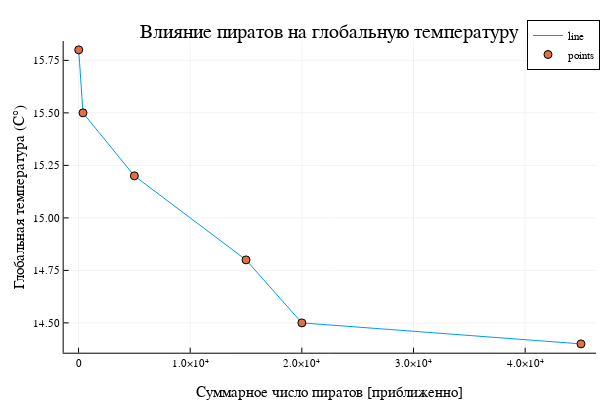

This figure's notebook cell:
### Code cell
plot(numpirates, globaltemperatures, label="line")  
scatter!(numpirates, globaltemperatures, label="points") 
xlabel!("Суммарное число пиратов [приближенно]")
ylabel!("Глобальная температура (C°)")
title!("Влияние пиратов на глобальную температуру")

### Figure 1 — Plotly figure (JSON) as saved in the notebook; plotly's stock layout.template omitted (floating-point values rounded to 4 significant figures)
{"data": [{"colorbar": {"title": ""}, "legendgroup": "line", "line": {"color": "rgba(0, 154, 250, 1.000)", "dash": "solid", "shape": "linear", "width": 1}, "mode": "lines", "name": "line", "showlegend": true, "type": "scatter", "x": [45000, 20000, 15000, 5000, 400, 17], "xaxis": "x", "y": [14.4, 14.5, 14.8, 15.2, 15.5, 15.8], "yaxis": "y", "zmax": null, "zmin": null}, {"colorbar": {"title": ""}, "legendgroup": "points", "marker": {"color": "rgba(227, 111, 71, 1.000)", "line": {"color": "rgba(0, 0, 0, 1.000)", "width": 1}, "size": 8, "symbol": "circle"}, "mode": "markers", "name": "points", "showlegend": true, "type": "scatter", "x": [45000, 20000, 15000, 5000, 400, 17], "xaxis": "x", "y": [14.4, 14.5, 14.8, 15.2, 15.5, 15.8], "yaxis": "y", "zmax": null, "zmin": null}], "layout": {"annotations": [{"font": {"color": "rgba(0, 0, 0, 1.000)", "family": "sans-serif", "size": 20}, "rotation": 0, "showarrow": false, "text": "Влияние пиратов на глобальную температуру", "x": 0.5498, "xanchor": "center", "xref": "paper", "y": 1, "yanchor": "top", "yref": "paper"}], "height": 400, "legend": {"bgcolor": "rgba(255, 255, 255, 1.000)", "bordercolor": "rgba(0, 0, 0, 1.000)", "borderwidth": 1, "font": {"color": "rgba(0, 0, 0, 1.000)", "family": "sans-serif", "size": 11}, "title": {"font": {"color": "rgba(0, 0, 0, 1.000)", "family": "sans-serif", "size": 15}, "text": ""}, "tracegroupgap": 0, "traceorder": "normal", "x": 1, "xanchor": "auto", "y": 1, "yanchor": "auto"}, "margin": {"b": 20, "l": 0, "r": 0, "t": 20}, "paper_bgcolor": "rgba(255, 255, 255, 1.000)", "plot_bgcolor": "rgba(255, 255, 255, 1.000)", "showlegend": true, "width": 600, "xaxis": {"anchor": "y", "domain": [0.1061, 0.9934], "gridcolor": "rgba(0, 0, 0, 0.100)", "gridwidth": 0.5, "linecolor": "rgba(0, 0, 0, 1.000)", "mirror": false, "range": [-1332.0, 46350.0], "showgrid": true, "showline": true, "showticklabels": true, "tickangle": 0, "tickcolor": "rgb(0, 0, 0)", "tickfont": {"color": "rgba(0, 0, 0, 1.000)", "family": "sans-serif", "size": 11}, "tickmode": "array", "ticks": "inside", "ticktext": ["0", "1.0×10⁴", "2.0×10⁴", "3.0×10⁴", "4.0×10⁴"], "tickvals": [0, 10000, 20000, 30000, 40000], "title": "Суммарное число пиратов [приближенно]", "titlefont": {"color": "rgba(0, 0, 0, 1.000)", "family": "sans-serif", "size": 15}, "type": "-", "visible": true, "zeroline": false, "zerolinecolor": "rgba(0, 0, 0, 1.000)"}, "yaxis": {"anchor": "x", "domain": [0.07581, 0.9415], "gridcolor": "rgba(0, 0, 0, 0.100)", "gridwidth": 0.5, "linecolor": "rgba(0, 0, 0, 1.000)", "mirror": false, "range": [14.36, 15.84], "showgrid": true, "showline": true, "showticklabels": true, "tickangle": 0, "tickcolor": "rgb(0, 0, 0)", "tickfont": {"color": "rgba(0, 0, 0, 1.000)", "family": "sans-serif", "size": 11}, "tickmode": "array", "ticks": "inside", "ticktext": ["14.50", "14.75", "15.00", "15.25", "15.50", "15.75"], "tickvals": [14.5, 14.75, 15, 15.25, 15.5, 15.75], "title": "Глобальная температура (C°)", "titlefont": {"color": "rgba(0, 0, 0, 1.000)", "family": "sans-serif", "size": 15}, "type": "-", "visible": true, "zeroline": false, "zerolinecolor": "rgba(0, 0, 0, 1.000)"}}}
